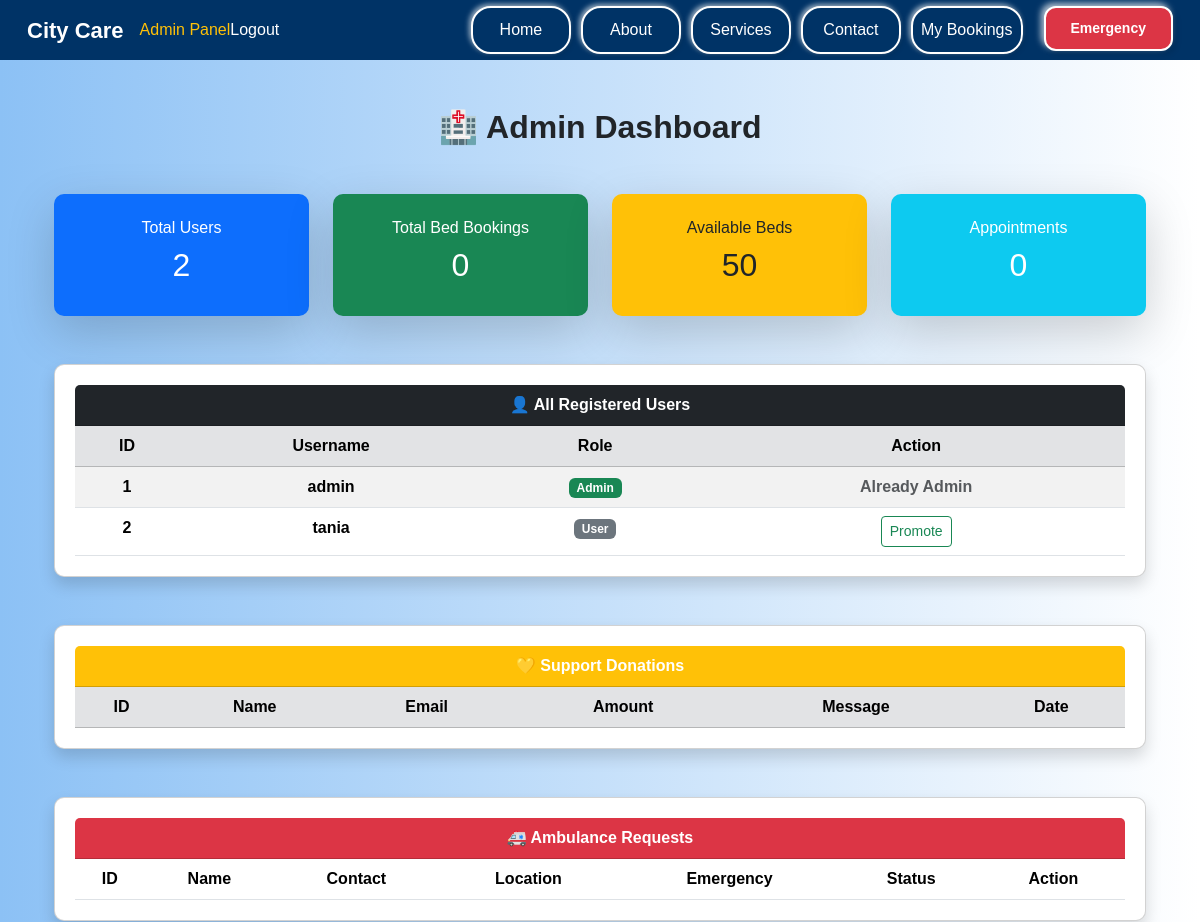
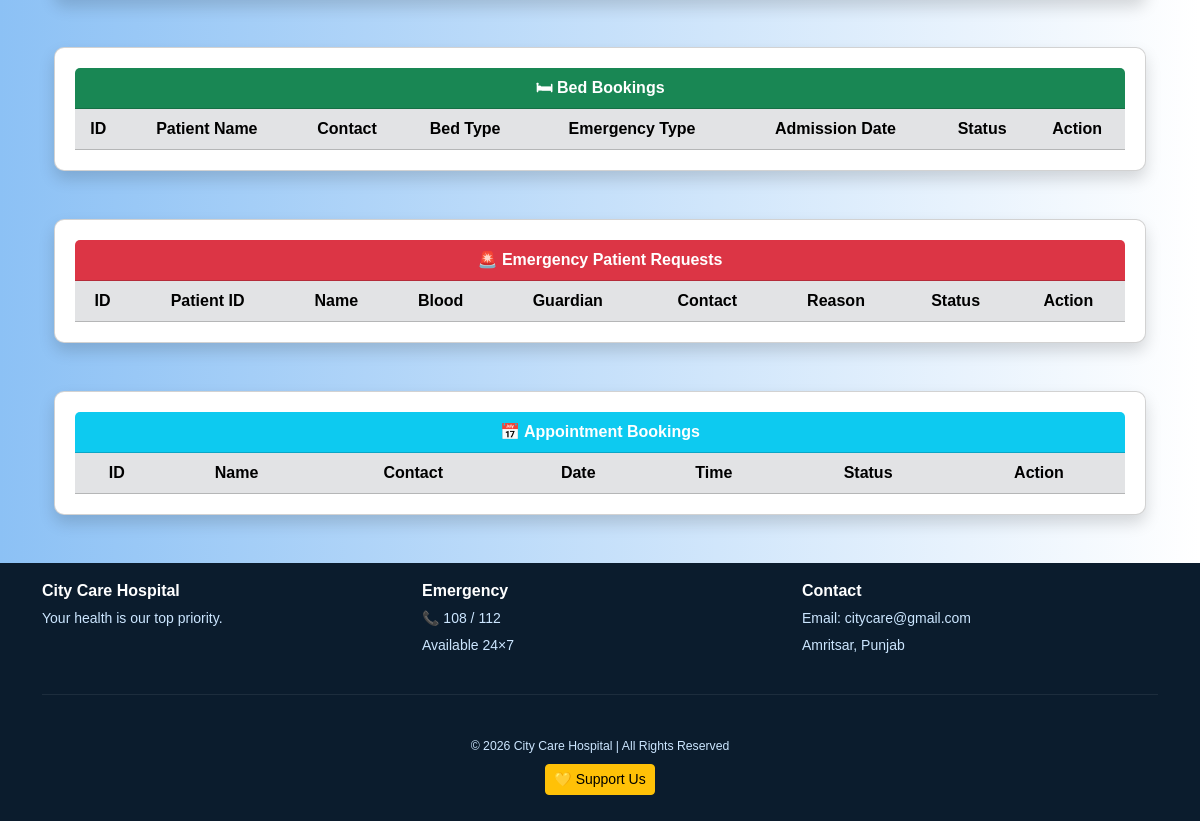
Page /admin (signed in) on the earlier database version (2 pictures, top to bottom).
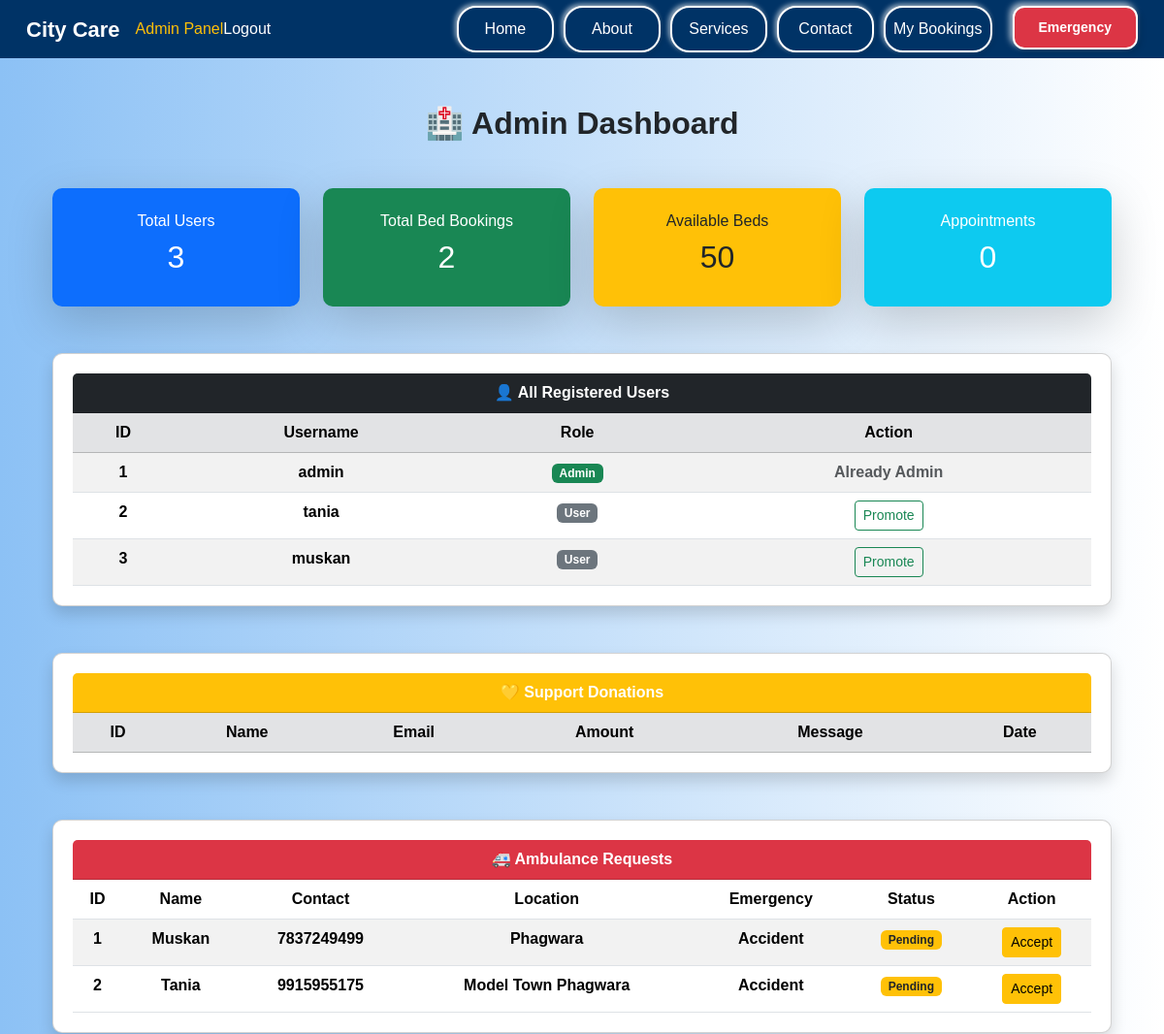
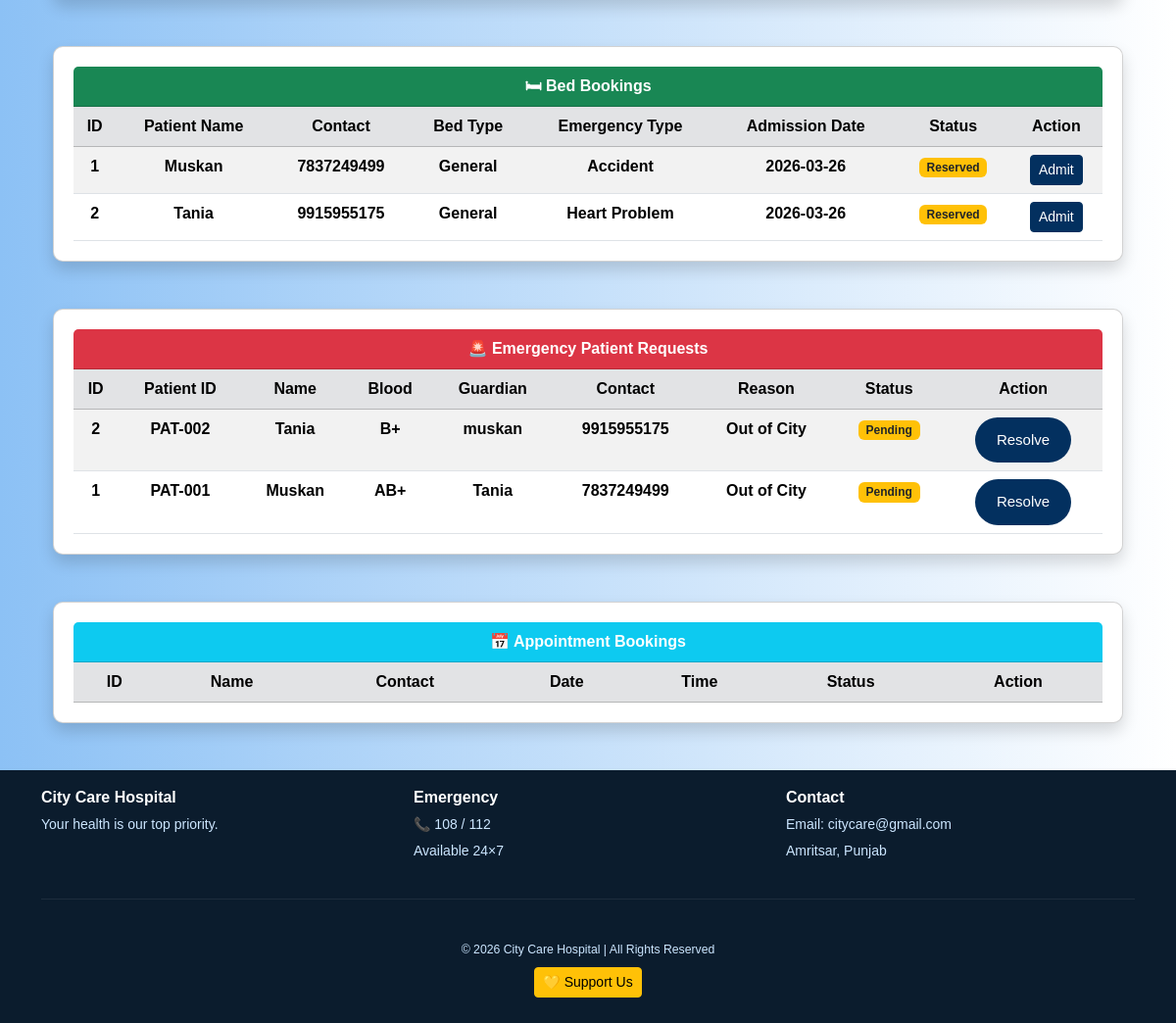
Same page on the later database version (2 pictures, top to bottom).
### main.py (models this page shows)
class User(db.Model):
    id = db.Column(db.Integer, primary_key=True)
    username = db.Column(db.String(100), nullable=False, unique=True)
    password = db.Column(db.String(200), nullable=False)
    role = db.Column(db.String(20), default="user")  # Default role is user

class AmbulanceRequest(db.Model):
    id = db.Column(db.Integer, primary_key=True)
    ambulance_id = db.Column(db.String(20))
    patient_id = db.Column(db.String(20))
    patient_name = db.Column(db.String(100), nullable=False)
    contact_number = db.Column(db.String(20), nullable=False)
    pickup_location = db.Column(db.String(200), nullable=False)
    emergency_type = db.Column(db.String(100), nullable=False)
    request_time = db.Column(db.DateTime, default=db.func.current_timestamp())
    status = db.Column(db.String(50), default="Pending")
    user_id = db.Column(db.Integer, db.ForeignKey('user.id'))

class BedBooking(db.Model):
    id = db.Column(db.Integer, primary_key=True)
    bed_id= db.Column(db.String(20))
    patient_id = db.Column(db.String(20))   # link
    patient_name = db.Column(db.String(100))   # ✅ ADD THIS
    contact_number = db.Column(db.String(20))  # ✅ ADD THIS
    bed_type = db.Column(db.String(50))
    admission_date = db.Column(db.Date)
    status = db.Column(db.String(50), default="Reserved")
    user_id = db.Column(db.Integer, db.ForeignKey('user.id'))
    emergency_type=db.Column(db.String(50))
    is_available = db.Column(db.Boolean,default=True)

class EmergencyRequest(db.Model):
    id = db.Column(db.Integer, primary_key=True)
    emergency_id = db.Column(db.String(20), unique=True)
    user_id = db.Column(db.Integer, db.ForeignKey('user.id'))
    emergency_code = db.Column(db.String(20))
    patient_id = db.Column(db.String(50), nullable=False)
    patient_name = db.Column(db.String(100), nullable=False)
    dob = db.Column(db.Date, nullable=False)
    blood_group = db.Column(db.String(10), nullable=True)
    medical_history = db.Column(db.Text, nullable=False)
    guardian_name = db.Column(db.String(100), nullable=False)
    relation = db.Column(db.String(50), nullable=False)
    contact_number = db.Column(db.String(15), nullable=False)
    email = db.Column(db.String(100), nullable=False)
    address = db.Column(db.Text, nullable=False)
    insurance_provider = db.Column(db.String(500), nullable=True)
    policy_number = db.Column(db.String(100), nullable=True)
    insurance_file = db.Column(db.String(500), nullable=True)
    reason = db.Column(db.String(100), nullable=False)
    status = db.Column(db.String(20), default="Pending")
    submitted_at = db.Column(db.DateTime, default=datetime.utcnow)

### main.py (the view)
@app.route('/admin')
@login_required
def admin_dashboard():
    if session.get("role") != "admin":
        flash("Access denied! Admins only.")
        return redirect(url_for('home'))
    TOTAL_BEDS = 50
    total_users = User.query.count()
    total_bed_bookings = BedBooking.query.count()
    total_appointments = Appointment.query.count()
    total_emergencies = EmergencyRequest.query.count()
    total_ambulances = AmbulanceRequest.query.count()
    total_support = Support.query.count()
    total_support_amount = db.session.query(db.func.sum(Support.amount)).scalar() or 0
    users = User.query.all()
    support_data = Support.query.order_by(Support.created_at.asc()).all()
    ambulance_requests = AmbulanceRequest.query.order_by(AmbulanceRequest.id.asc()).all()
    bed_bookings = BedBooking.query.order_by(BedBooking.id.asc()).all()
    occupied_beds=BedBooking.query.filter(BedBooking.status.in_(["Reserverd","Admitted"])).count()
    available_beds = TOTAL_BEDS - occupied_beds
    emergency_requests = EmergencyRequest.query.order_by(EmergencyRequest.id.desc()).all()
    appointments = Appointment.query.order_by(Appointment.id.desc()).all()
    return render_template(
        "admin_dashboard.html",
        total_users=total_users,
        total_bed_bookings=total_bed_bookings,
        available_beds=available_beds,
        total_appointments=total_appointments,
        total_emergencies=total_emergencies,
        total_ambulances=total_ambulances,
        total_support=total_support,
        total_support_amount=total_support_amount,
        users=users,
        support_data=support_data,
        ambulance_requests=ambulance_requests,
        bed_bookings=bed_bookings,
        emergency_requests=emergency_requests,
        appointments=appointments
    )

### templates/admin_dashboard.html (shortened to what this page needs)
{% extends "base.html" %}
{% block content %}
<div class="container mt-5">
<h2 class="text-center mb-5 fw-bold">🏥 Admin Dashboard</h2>
<div class="row g-4 mb-5 text-center">
    <div class="col-md-3">
        <div class="card shadow-lg border-0 p-4 bg-primary text-white">
            <h6>Total Users</h6>
            <h2>{{ total_users }}</h2>
        </div>
    </div>
    <div class="col-md-3">
        <div class="card shadow-lg border-0 p-4 bg-success text-white">
            <h6>Total Bed Bookings</h6>
            <h2>{{ total_bed_bookings }}</h2>
        </div>
    </div>
    <div class="col-md-3">
        <div class="card shadow-lg border-0 p-4 bg-warning text-dark">
            <h6>Available Beds</h6>
            <h2>{{ available_beds }}</h2>
        </div>
    </div>
    <div class="col-md-3">
        <div class="card shadow-lg border-0 p-4 bg-info text-white">
            <h6>Appointments</h6>
            <h2>{{ total_appointments }}</h2>
        </div>
    </div>
</div>
<div class="card shadow mb-5">
    <div class="card-header bg-dark text-white">
        👤 All Registered Users
    </div>
    <div class="card-body p-0">
        <table class="table table-striped table-hover mb-0">
            <thead class="table-secondary">
                <tr>
                    <th>ID</th>
                    <th>Username</th>
                    <th>Role</th>
                    <th>Action</th>
                </tr>
            </thead>
            <tbody>
                {% for user in users %}
                <tr>
                    <td>{{ user.id }}</td>
                    <td>{{ user.username }}</td>
                    <td>
                        {% if user.role == "admin" %}
                            <span class="badge bg-success">Admin</span>
                        {% else %}
                            <span class="badge bg-secondary">User</span>
                        {% endif %}
                    </td>
                    <td>
                        {% if user.role != "admin" %}
                            <a href="{{ url_for('promote_user', user_id=user.id) }}"
                               class="btn btn-sm btn-outline-success">
                               Promote
                            </a>
                        {% else %}
                            <span class="text-muted">Already Admin</span>
                        {% endif %}
                    </td>
                </tr>
                {% endfor %}
            </tbody>
        </table>
    </div>
</div>
<div class="card shadow mb-5">
    <div class="card-header bg-warning fw-bold">
        💛 Support Donations
    </div>
    <div class="card-body p-0">
        <table class="table table-striped table-hover mb-0">
            <thead class="table-secondary">
                <tr>
                    <th>ID</th>
                    <th>Name</th>
                    <th>Email</th>
                    <th>Amount</th>
                    <th>Message</th>
                    <th>Date</th>
                </tr>
            </thead>
        </table>
    </div>
</div>
<div class="card shadow mb-5">
    <div class="card-header bg-danger text-white fw-bold">🚑 Ambulance Requests</div>
    <div class="card-body p-0">
        <table class="table table-striped mb-0">
            <thead>
                <tr>
                    <th>ID</th>
                    <th>Name</th>
                    <th>Contact</th>
                    <th>Location</th>
                    <th>Emergency</th>
                    <th>Status</th>
                    <th>Action</th>
                </tr>
            </thead>
            <tbody>
            {% for a in ambulance_requests %}
                <tr>
                    <td>{{ a.id }}</td>
                    <td>{{ a.patient_name }}</td>
                    <td>{{ a.contact_number }}</td>
                    <td>{{ a.pickup_location }}</td>
                    <td>{{ a.emergency_type }}</td>
                    <td>
                        {% if a.status == "Pending" %}
                            <span class="badge bg-warning text-dark">Pending</span>
                        {% elif a.status == "Accepted" %}
                            <span class="badge bg-info">Accepted</span>
                        {% elif a.status == "Dispatched" %}
                            <span class="badge bg-primary">Dispatched</span>
                        {% elif a.status == "Completed" %}
                            <span class="badge bg-success">Completed</span>
                        {% else %}
                            <span class="badge bg-secondary">Unknown</span>
                        {% endif %}
                    </td>
                    <td>
                        {% if a.status == "Pending" %}
                            <a href="{{ url_for('accept_ambulance', id=a.id) }}"
                               class="btn btn-warning btn-sm">Accept</a>
                        {% elif a.status == "Accepted" %}
                            <a href="{{ url_for('dispatch_ambulance', id=a.id) }}"
                               class="btn btn-primary btn-sm">Dispatch</a>
                        {% elif a.status == "Dispatched" %}
                            <a href="{{ url_for('complete_ambulance', id=a.id) }}"
                               class="btn btn-success btn-sm">Complete</a>
                        {% else %}
                            <span class="text-success">Done</span>
                        {% endif %}
                    </td>
                </tr>
            {% endfor %}
            </tbody>
        </table>
    </div>
</div>
<div class="card shadow mt-5">
    <div class="card-header bg-success text-white fw-bold">
        🛏 Bed Bookings
    </div>
    <div class="card-body p-0">
        <table class="table table-striped table-hover mb-0">
            <thead class="table-secondary">
                <tr>
                    <th>ID</th>
                    <th>Patient Name</th>
                    <th>Contact</th>
                    <th>Bed Type</th>
                    <th>Emergency Type</th>
                    <th>Admission Date</th>
                    <th>Status</th>
                    <th>Action</th>
                </tr>
            </thead>
            <tbody>
                {% for b in bed_bookings %}
                <tr>
                    <td>{{ b.id }}</td>
                    <td>{{ b.patient_name }}</td>
                    <td>{{ b.contact_number }}</td>
                    <td>{{ b.bed_type }}</td>
                    <td>{{ b.emergency_type }}</td>
                    <td>{{ b.admission_date }}</td>
                    <td>
                    {% if b.status == "Reserved" %}
                      <span class="badge bg-warning text-dark">Reserved</span>
                    {% elif b.status == "Admitted" %}
                         <span class="badge bg-primary">Admitted</span>
                        {% elif b.status=="Discharged" %}
                        <span class="badge bg-success">Discharged</span>
                        {% else %}
                        <span class="badge bg-success">Unknown</span>
                    {% endif %}
                    </td>
                    <td>
                    {% if b.status == "Reserved" %}
                    <a href="{{ url_for('admit_patient', id=b.id) }}"
                    class="btn btn-sm btn-primary">
                    Admit
                    </a>
                {% elif b.status == "Admitted" %}
                <a href="{{ url_for('discharge_patient', id=b.id) }}"
                class="btn btn-sm btn-danger">
                Discharge
                </a>
                {% elif b.status == "Discharged" %}
                <span class="text-success">Completed</span>
                {% endif %}
                 </td>
                 </tr>
                {% endfor %}
            </tbody>
        </table>
    </div>
</div>
<div class="card shadow mt-5">
    <div class="card-header bg-danger text-white fw-bold">
        🚨 Emergency Patient Requests
    </div>
    <div class="card-body p-0">
        <table class="table table-striped table-hover mb-0">
            <thead class="table-secondary">
                <tr>
                    <th>ID</th>
                    <th>Patient ID</th>
                    <th>Name</th>
                    <th>Blood</th>
                    <th>Guardian</th>
                    <th>Contact</th>
                    <th>Reason</th>
                    <th>Status</th>
                    <th>Action</th>
                </tr>
            </thead>
            <tbody>
                {% for e in emergency_requests %}
                <tr>
                    <td>{{ e.id }}</td>
                    <td>{{ e.patient_id }}</td>
                    <td>{{ e.patient_name }}</td>
                    <td>{{ e.blood_group }}</td>
                    <td>{{ e.guardian_name }}</td>
                    <td>{{ e.contact_number }}</td>
                    <td>{{ e.reason }}</td>
                    <td>
                        {% if e.status == "Pending" %}
                            <span class="badge bg-warning text-dark">Pending</span>
                        {% else %}
                            <span class="badge bg-success">Resolved</span>
                        {% endif %}
                    </td>
                    <td>
                        {% if e.status == "Pending" %}
                            <a href="{{ url_for('update_emergency_status', id=e.id) }}"
                               class="btn btn-sm btn-success">
                               Resolve
                            </a>
                        {% else %}
                            <span class="text-success">Done</span>
                        {% endif %}
                    </td>
                </tr>
                {% endfor %}
            </tbody>
        </table>
    </div>
</div>
<div class="card shadow mt-5">
    <div class="card-header bg-info text-white fw-bold">
        📅 Appointment Bookings
    </div>
    <div class="card-body p-0">
        <table class="table table-striped table-hover mb-0">
            <thead class="table-secondary">
                <tr>
                    <th>ID</th>
                    <th>Name</th>
                    <th>Contact</th>
                    <th>Date</th>
                    <th>Time</th>
                    <th>Status</th>
                    <th>Action</th>
                </tr>
            </thead>
        </table>
    </div>
</div>
</div>
{% endblock %}

Differences in the rows shown:
added User: id "3", username "muskan", role "User"
added AmbulanceRequest: id "1", patient_name "Muskan", contact_number "7837249499", pickup_location "Phagwara", emergency_type "Accident", status "Pending"
added AmbulanceRequest: id "2", patient_name "Tania", contact_number "9915955175", pickup_location "Model Town Phagwara", emergency_type "Accident", status "Pending"
added BedBooking: id "1", patient_name "Muskan", contact_number "7837249499", bed_type "General", emergency_type "Accident", admission_date "2026-03-26", status "Reserved"
added BedBooking: id "2", patient_name "Tania", contact_number "9915955175", bed_type "General", emergency_type "Heart Problem", admission_date "2026-03-26", status "Reserved"
added EmergencyRequest: id "2", patient_id "PAT-002", patient_name "Tania", blood_group "B+", guardian_name "muskan", contact_number "9915955175", reason "Out of City", status "Pending"
added EmergencyRequest: id "1", patient_id "PAT-001", patient_name "Muskan", blood_group "AB+", guardian_name "Tania", contact_number "7837249499", reason "Out of City", status "Pending"
Other differences:
{{ total_users }}: "2" → "3"
{{ total_bed_bookings }}: "0" → "2"
